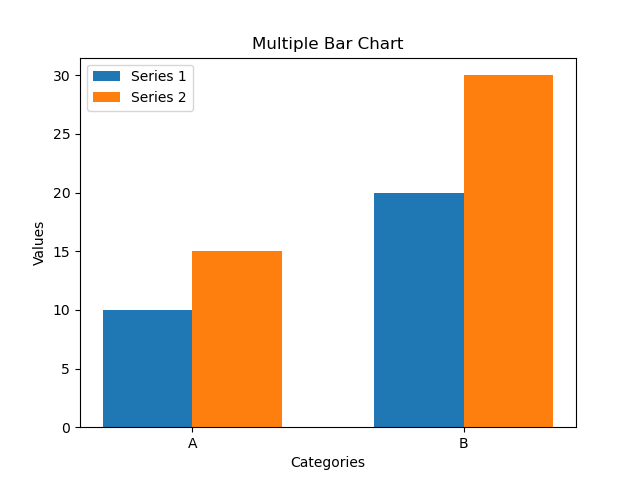

This figure's Python source:
#Multiple bar chart
import matplotlib.pyplot as plt
import numpy as np

n = int(input("Enter number of categories: "))

s1 = []
s2 = []
labels = []

for i in range(n):
    y1 = int(input(f"Enter value for Series 1 ({i+1}): "))
    y2 = int(input(f"Enter value for Series 2 ({i+1}): "))
    lb = input(f"Enter label for category {i+1}: ")

    s1.append(y1)
    s2.append(y2)
    labels.append(lb)

x = np.arange(n)
width = 0.33

plt.bar(x - width/2, s1, width, label="Series 1")
plt.bar(x + width/2, s2, width, label="Series 2")

plt.xticks(x, labels)

plt.title("Multiple Bar Chart")
plt.xlabel("Categories")
plt.ylabel("Values")

plt.legend()
plt.savefig("1g.png")
